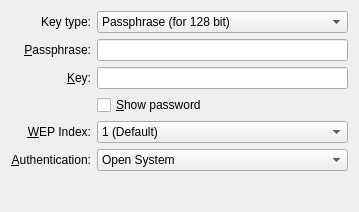
<?xml version="1.0" encoding="UTF-8"?>
<ui version="4.0">
 <class>Wep</class>
 <widget class="QWidget" name="Wep">
  <property name="geometry">
   <rect>
    <x>0</x>
    <y>0</y>
    <width>359</width>
    <height>212</height>
   </rect>
  </property>
  <layout class="QGridLayout" name="gridLayout">
   <item row="0" column="0" colspan="2">
    <widget class="QLabel" name="keyTypeLabel">
     <property name="text">
      <string>Key type:</string>
     </property>
     <property name="alignment">
      <set>Qt::AlignRight|Qt::AlignTrailing|Qt::AlignVCenter</set>
     </property>
     <property name="buddy">
      <cstring>keyType</cstring>
     </property>
    </widget>
   </item>
   <item row="0" column="2">
    <widget class="QComboBox" name="keyType">
     <item>
      <property name="text">
       <string>Passphrase (for 128 bit)</string>
      </property>
     </item>
     <item>
      <property name="text">
       <string>Hex Key (for 64 or 128 bits)</string>
      </property>
     </item>
    </widget>
   </item>
   <item row="2" column="2">
    <widget class="KLineEdit" name="key">
     <property name="inputMask">
      <string notr="true"/>
     </property>
     <property name="echoMode">
      <enum>QLineEdit::PasswordEchoOnEdit</enum>
     </property>
    </widget>
   </item>
   <item row="4" column="0" colspan="2">
    <widget class="QLabel" name="weptxkeyindexLabel">
     <property name="text">
      <string>&amp;WEP Index:</string>
     </property>
     <property name="alignment">
      <set>Qt::AlignRight|Qt::AlignTrailing|Qt::AlignVCenter</set>
     </property>
     <property name="buddy">
      <cstring>weptxkeyindex</cstring>
     </property>
    </widget>
   </item>
   <item row="4" column="2">
    <widget class="KComboBox" name="weptxkeyindex">
     <item>
      <property name="text">
       <string>1 (Default)</string>
      </property>
     </item>
     <item>
      <property name="text">
       <string>2</string>
      </property>
     </item>
     <item>
      <property name="text">
       <string>3</string>
      </property>
     </item>
     <item>
      <property name="text">
       <string>4</string>
      </property>
     </item>
    </widget>
   </item>
   <item row="5" column="0" colspan="2">
    <widget class="QLabel" name="authalgLabel">
     <property name="text">
      <string>&amp;Authentication:</string>
     </property>
     <property name="alignment">
      <set>Qt::AlignRight|Qt::AlignTrailing|Qt::AlignVCenter</set>
     </property>
     <property name="buddy">
      <cstring>authalg</cstring>
     </property>
    </widget>
   </item>
   <item row="5" column="2">
    <widget class="KComboBox" name="authalg">
     <item>
      <property name="text">
       <string>Open System</string>
      </property>
     </item>
     <item>
      <property name="text">
       <string>Shared Key</string>
      </property>
     </item>
    </widget>
   </item>
   <item row="2" column="1">
    <widget class="QLabel" name="keyLabel">
     <property name="text">
      <string>&amp;Key:</string>
     </property>
     <property name="alignment">
      <set>Qt::AlignRight|Qt::AlignTrailing|Qt::AlignVCenter</set>
     </property>
     <property name="buddy">
      <cstring>key</cstring>
     </property>
    </widget>
   </item>
   <item row="7" column="2">
    <spacer name="verticalSpacer">
     <property name="orientation">
      <enum>Qt::Vertical</enum>
     </property>
     <property name="sizeHint" stdset="0">
      <size>
       <width>20</width>
       <height>51</height>
      </size>
     </property>
    </spacer>
   </item>
   <item row="1" column="0" colspan="2">
    <widget class="QLabel" name="passphraseLabel">
     <property name="text">
      <string>&amp;Passphrase:</string>
     </property>
     <property name="alignment">
      <set>Qt::AlignRight|Qt::AlignTrailing|Qt::AlignVCenter</set>
     </property>
     <property name="buddy">
      <cstring>passphrase</cstring>
     </property>
    </widget>
   </item>
   <item row="1" column="2">
    <widget class="QLineEdit" name="passphrase"/>
   </item>
   <item row="3" column="2">
    <widget class="QCheckBox" name="chkShowPass">
     <property name="text">
      <string>&amp;Show password</string>
     </property>
    </widget>
   </item>
  </layout>
 </widget>
 <customwidgets>
  <customwidget>
   <class>KLineEdit</class>
   <extends>QLineEdit</extends>
   <header>klineedit.h</header>
  </customwidget>
  <customwidget>
   <class>KComboBox</class>
   <extends>QComboBox</extends>
   <header>kcombobox.h</header>
  </customwidget>
 </customwidgets>
 <tabstops>
  <tabstop>keyType</tabstop>
  <tabstop>passphrase</tabstop>
  <tabstop>key</tabstop>
  <tabstop>chkShowPass</tabstop>
  <tabstop>weptxkeyindex</tabstop>
  <tabstop>authalg</tabstop>
 </tabstops>
 <resources/>
 <connections/>
</ui>
